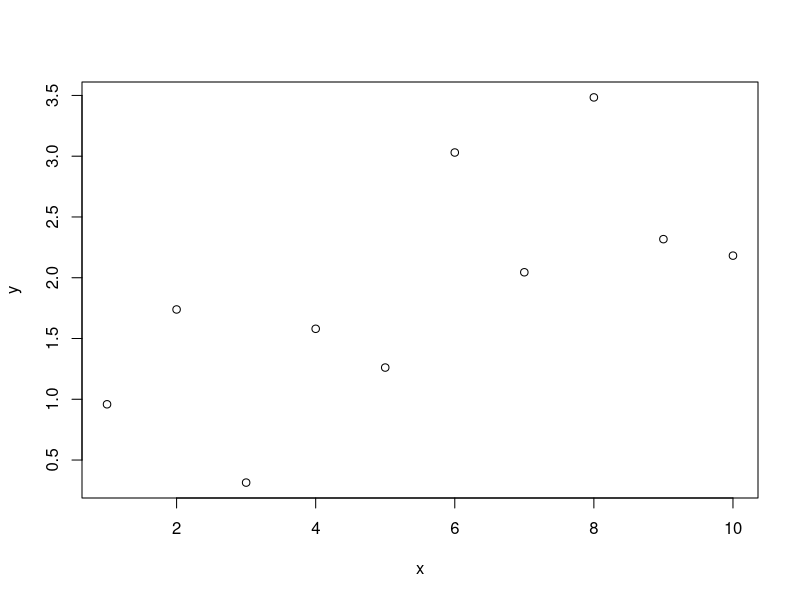
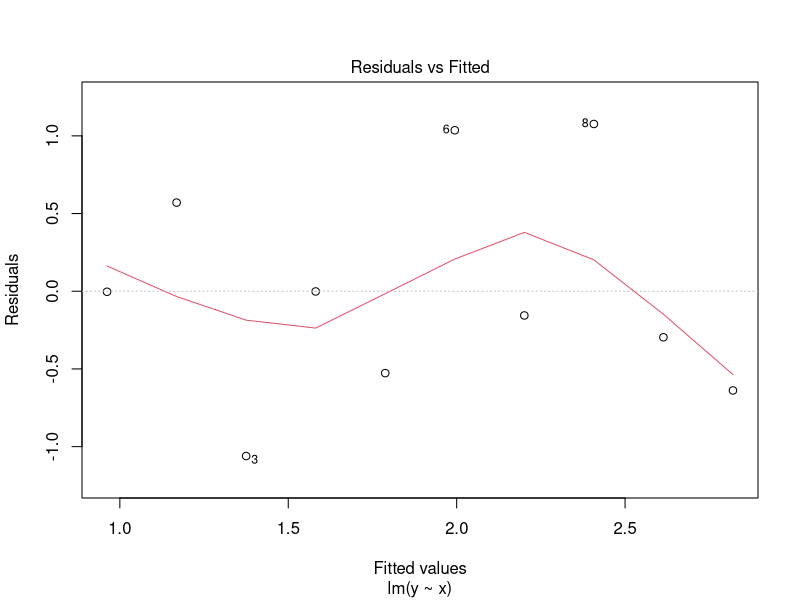
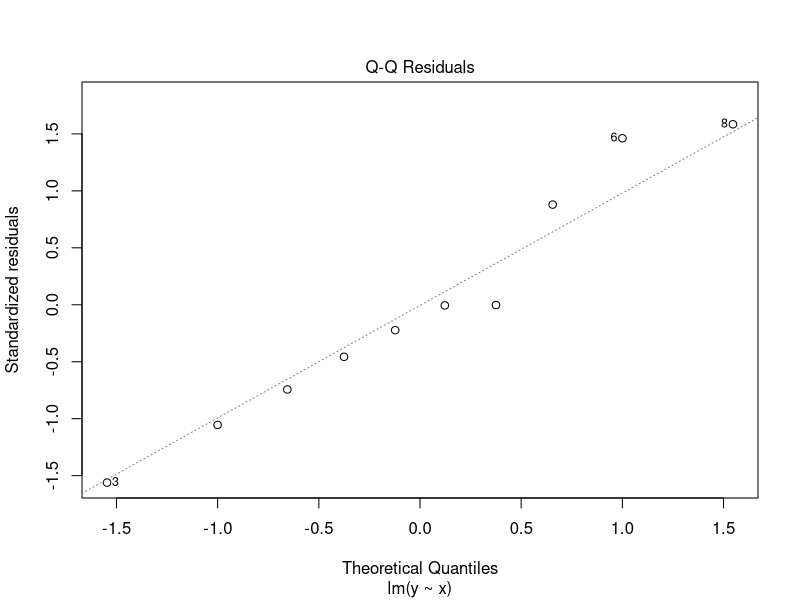
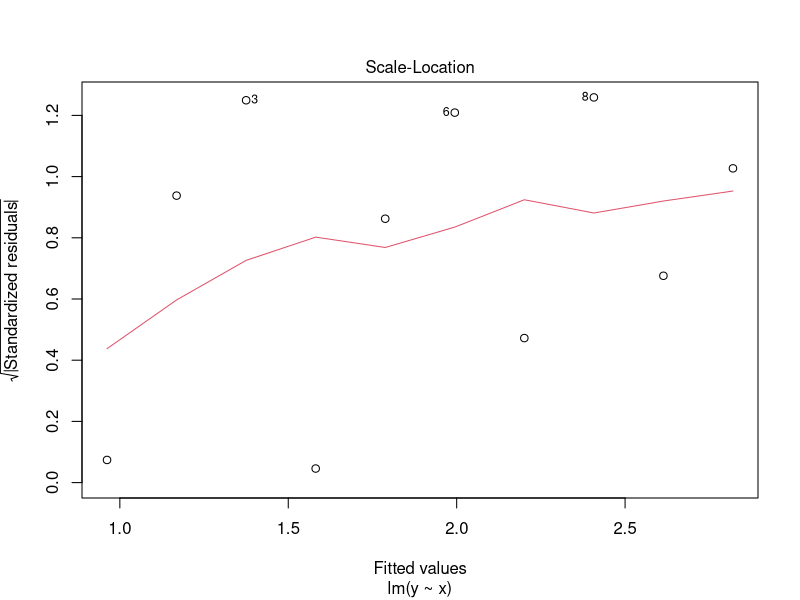
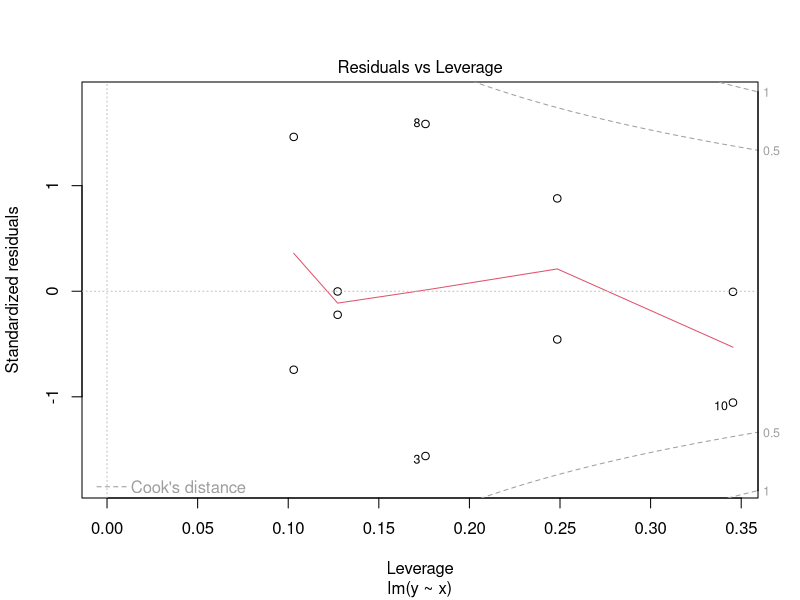
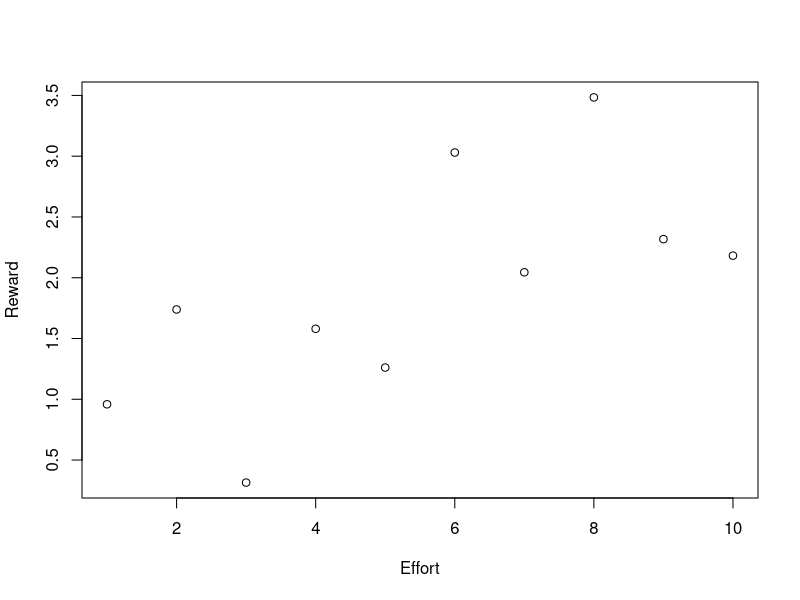
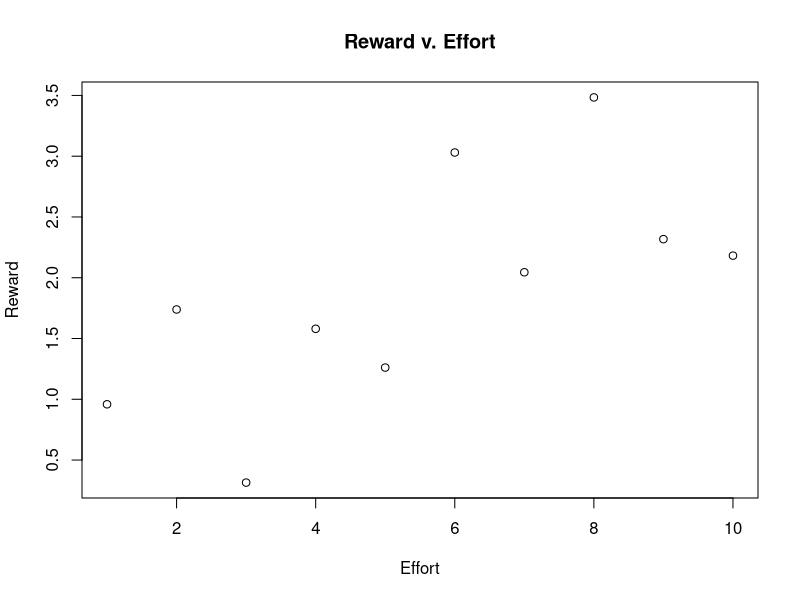
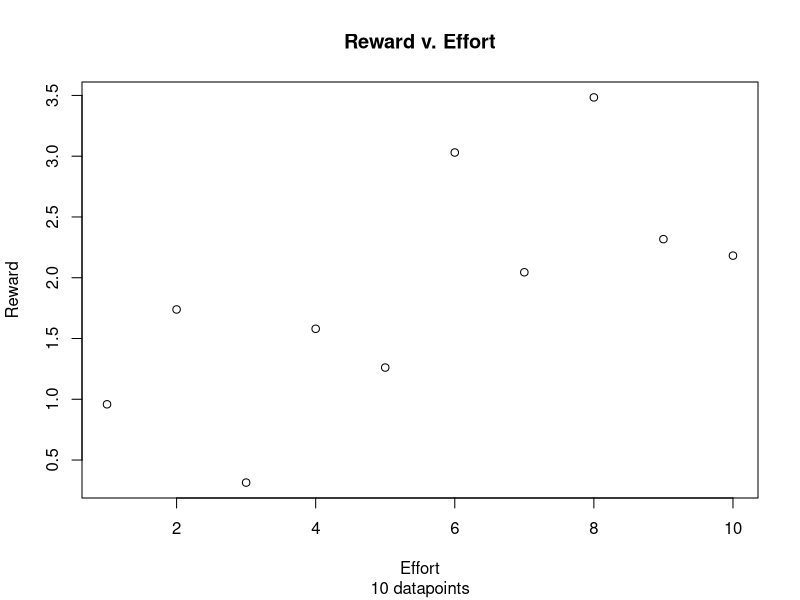

Generate these figures, in order, with R:
# generate some fake data
x <- 1:10
y <- 1 + 0.2*x + rnorm(10)
#print out x and y in a matrix (doesn't alter x or y)
cbind(x,y)

# default plot
plot(x,y)

# plot documentation gives some information about 
# what can be customized
# we'll go through some of these but not all.
# it's important to learn to read the documentation
?plot

# plot is a function that behaves differently based
# on the type of arguments passed to it
# for example, if we put a linear model object in...
m1 <- lm( y ~ x )
plot(m1)

# R knows to call a different function plot.lm
?plot.lm
# there are many others
?plot.ts         # argument is a time series object
?plot.function   # argument is a function (like cos)
?plot.data.frame # data frame 
?plot.density    # density object
# you get the picture. 
# Calling plot( object ) calls plot."cls"(object) 
# where "cls" = class(object)

# back to simple things
# for things like plot(x,y), it calls plot.default
?plot.default

# let's customize our plot
# make axis labels with xlab and ylab
plot(x,y, xlab = "Effort", ylab = "Reward")


# title with main and subtitle with sub
plot(x,y, xlab = "Effort", ylab = "Reward", main = "Reward v. Effort")
plot(x,y, xlab = "Effort", ylab = "Reward", main = "Reward v. Effort", sub = "10 datapoints")

# change font family
plot(x,y,xlab = "Effort", ylab = "Reward", family = "sans")  #Default
plot(x,y,xlab = "Effort", ylab = "Reward", family = "serif")
plot(x,y,xlab = "Effort", ylab = "Reward", family = "mono")

# change plotting symbol with pch
plot(x,y,xlab = "Effort", ylab = "Reward", pch = "+")
# can also put in a number between 0 and 25, each giving diff symbol
plot(x,y,xlab = "Effort", ylab = "Reward", pch = 12)
plot(0:25,abs(0:25-12.5),pch=0:25)


# exercise, find the filled circle plotting symbol and change
# the plot to usefilled circles


# to see all the parameters you can set:
?par


# change size with cex
plot(x,y,xlab = "Effort", ylab = "Reward", pch = 16, cex = 1/2)
plot(x,y,xlab = "Effort", ylab = "Reward", pch = 16, cex = 2)

# change axes with xlim and ylim
plot(x,y, xlab = "Effort", ylab = "Reward", pch = 16, xlim = c(-2,12), ylim = c(-3,6) )

# change color with col, named color, rgb value, or hex
plot(x,y,xlab = "Effort", ylab = "Reward", pch = 16, col = "magenta")
plot(x,y,xlab = "Effort", ylab = "Reward", pch = 16, col = rgb(1,1/2,0))
plot(x,y,xlab = "Effort", ylab = "Reward", pch = 16, col = "#00CCFF")

# Exercise:
# Make a plot with blue points in three different ways
# hint: in rgb, blue is 100% blue
# hint: look up hex code for blue

# change plot type with type
plot(x,y,xlab = "Effort", ylab = "Reward", type = "p") # default
plot(x,y,xlab = "Effort", ylab = "Reward", type = "l") # lines
plot(x,y,xlab = "Effort", ylab = "Reward", type = "b") # both (non-overlap)
plot(x,y,xlab = "Effort", ylab = "Reward", type = "o") # both (overlap)
plot(x,y,xlab = "Effort", ylab = "Reward", type = "n") # nothing
# last one seems silly, but is useful for customized plots

# lwd and lty for line widths and types
plot(x,y,xlab = "Effort", ylab = "Reward", type = "l", lwd = 0.4) 
plot(x,y,xlab = "Effort", ylab = "Reward", type = "l", lwd = 3.8) 
plot(x,y,xlab = "Effort", ylab = "Reward", type = "l", lty = 2) 
plot(x,y,xlab = "Effort", ylab = "Reward", type = "l", lty = 3) 


# Exercise: make a plot with dot-dash line type


# use points and lines to add points or lines to a plot
# calling plot a second time overwrites the plots
y2 <- 3 - 0.2*x + rnorm(10)
plot(x,y)
plot(x,y2,col = "blue")   # overwrites

plot(x,y)
points(x,y2, col = "blue")  # add them

plot(x,y,type = "l", ylim = c(-2,5))
lines(x,y2,col = "blue")
# when adding points or lines, make sure that the added graphics
# fall inside the axes of the plot. Plot axes are not resized
# after being originally created with plot function

# add text with the text function
plot(x,y,xlab = "Effort", ylab = "Reward", pch = 16)
text(4,3,"Relationship not so clear")

# can add lots of text with vectors
plot(x,y,xlab = "Effort", ylab = "Reward", pch = 16, xlim = c(0,10), ylim = c(0,5))
text(x - 0.2, y + 0.2, round(y,2))  # converts round(y,2) to string

# can even use text as the plotting symbol (good use of type = "n")
plot(x,y,xlab = "Effort", ylab = "Reward", type = "n")
text(x, y, round(y,2))

# add legend to a plot
plot(x,y, type = "o", ylim = c(-2,5))
lines(x,y2, col = "blue")
points(x,y2, col = "blue")
legend("topright", legend = c("old","new"), col = c("black","blue"), pch = 1, lty = 1)

# can put legend outside
plot(x,y,type = "l")
lines(x,y2,col = "blue")
legend(8,20, legend = c("old","new"), col = c("black","blue"), lty = 1, xpd = T)


# bonus exercise for fun:

## for the figure to reproduce use the inbuilt dataset CO2

## Use Alt+Shift+K to see all possible keyboard shortcuts

## To easily update R go through the 3rd (for WIndows)
## and 5th (for MAC) answers in the following post - 
## https://stackoverflow.com/questions/13656699/update-r-using-rstudio
## Please come to OH or talk to the TA after lab if there's trouble